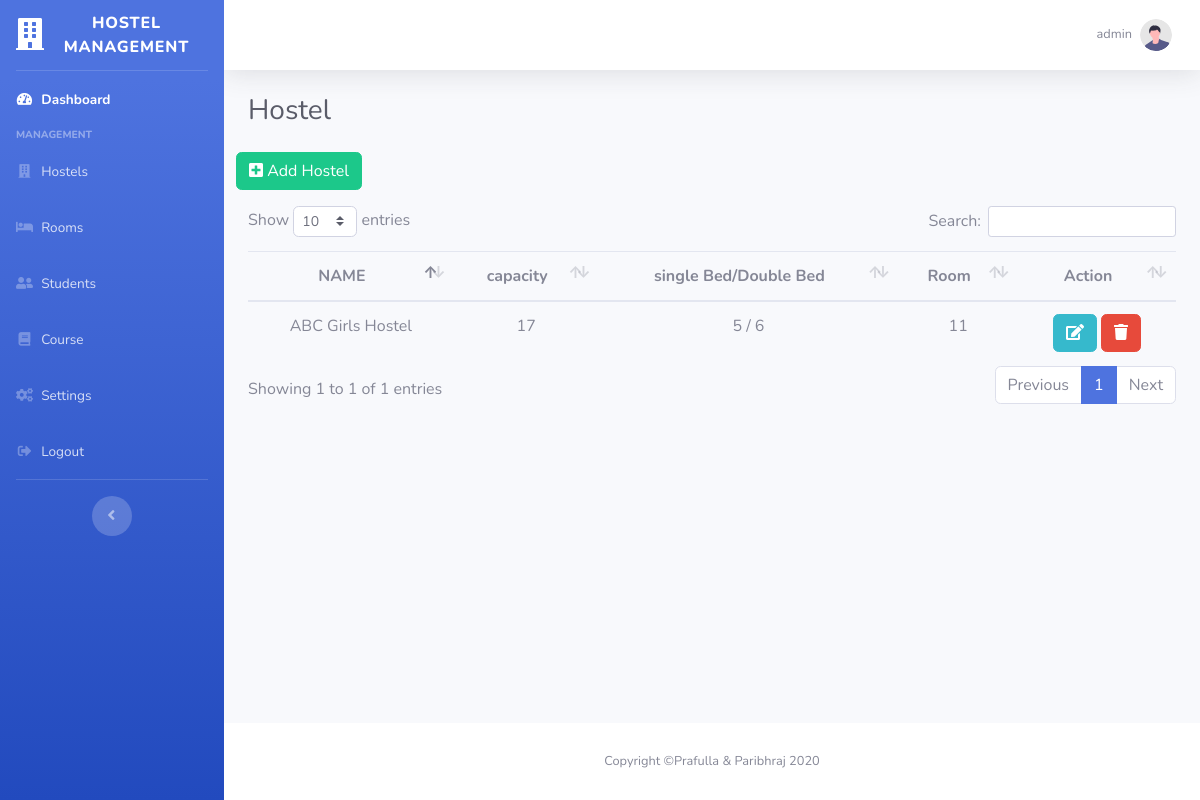
The page /hostel.php (signed in) on the database as committed earlier.
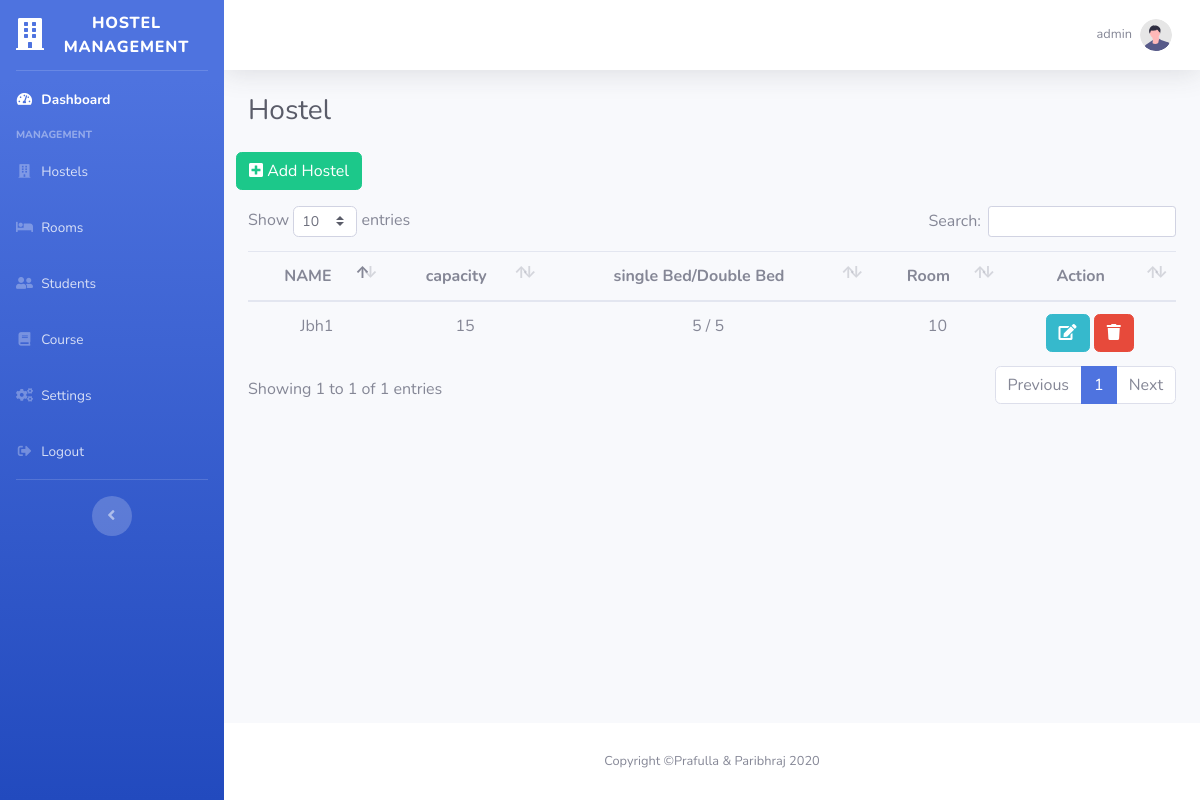
The same page on the database as committed later.
### tables this page shows
CREATE TABLE `hostel` (
  `hid` int(11) NOT NULL,
  `hname` varchar(255) NOT NULL,
  `hcap` int(11) NOT NULL,
  `sroom` int(11) NOT NULL,
  `droom` int(11) NOT NULL,
  `sroomprice` int(11) NOT NULL,
  `droomprice` int(11) NOT NULL
);

### hostel.php (the view, shortened to what this page needs)
<?php
include('include/header.php');
?>
 <div class="container-fluid">
    <div class="d-sm-flex align-items-center justify-content-between mb-4">
        <h1 class="h3 mb-0 text-gray-800">Hostel</h1>
    </div>
    <div class="row mb-3">
        <a href="addhostel.php" type="button" class="btn btn-success">
            <i class="fas fa-plus-square"></i>
            Add Hostel</a>
    </div>
    <table class="table hostalTable">
        <thead class="text-center">
            <th>NAME</th>
            <th>capacity</th>
            <th>single Bed/Double Bed</th>
            <th>Room</th>
            <th>Action</th>
        </thead>
        <tbody class="text-center ">
            <?php
            $sql = "SELECT * FROM `hostel` order by hid desc";
            $data = $conn->query($sql);
            while($row= $data->fetch_assoc())
            {
            $totalroom = $row['sroom']+$row['droom'];
            echo '
            <tr>
                <td>'.$row["hname"].'</td>
                <td>'.$row["hcap"].'</td>
                <td>'.$row["sroom"].' / '.$row["droom"].'</td>
                <td>'.$totalroom.'</td>
                <td>
                    <form action="edithostel.php" method="post" class="d-inline">
                    <input type="hidden" name="id" value='.$row["hid"].'>
                        <button class="btn btn-info"  name="edit">
                        <i class="fas fa-edit"></i>
                        </button>
                    </form>
                    <form action="" method="post" class="d-inline">
                        <input type="hidden" name="id" value='.$row["hid"].'>
                        <button class="btn btn-danger" name="delet">
                        <i class="fas fa-trash"></i>
                        </button>
                    </form>
                </td>
            </tr>
            ';
            }
            ?>
        </tbody>
    </table>
</div>
<?php include('include/footer.php') ?>

Rows that differ between the two databases and show on the page:
removed hostel: hname "ABC Girls Hostel", hcap "17", sroom "5", droom "6", totalroom "11"
added hostel: hname "Jbh1", hcap "15", sroom "5", droom "5", totalroom "10"
